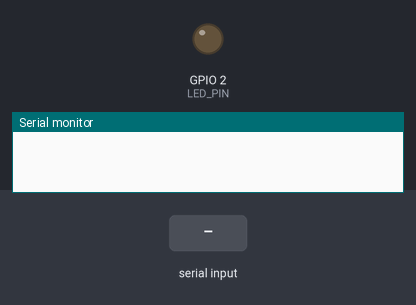
A sketch run on a simulated ESP32. On the bench: output pins drawn as LEDs (lit = HIGH), the last lines printed to the serial monitor. The inputs (shaded band) are chosen by the test bench. No radio packets arrive unless stated.

Above: at 0.0 s.
At 1.3 s:
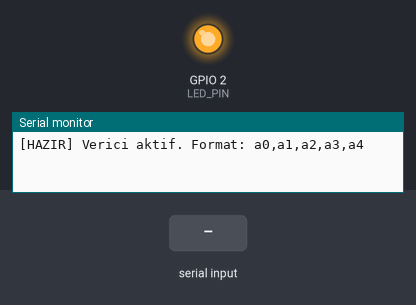
1.4 s: "90,45,200,10,150\n" received over Serial
At 1.8 s:
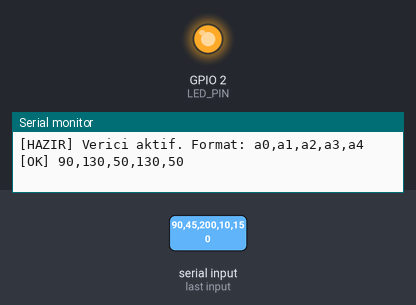
2.9 s: "90,45\n" received over Serial
4.4 s: "0\n" received over Serial
Timing chart, 0 to 7.4 s (numbered marks = the images above; inputs shaded):
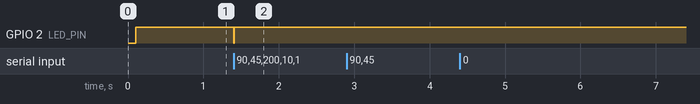

Measured:
- after the input at 1.4 s, GPIO 2 (LED_PIN): HIGH → LOW at once, → HIGH 0.01 s later

The sketch:

camera.transmitter.ino
```cpp
#include <SPI.h>
#include <nRF24L01.h>
#include <RF24.h>

#define CE_PIN  4
#define CSN_PIN 5
#define LED_PIN 2

RF24 radio(CE_PIN, CSN_PIN);
const byte address[6] = "00001";

// Gönderilecek payload — alıcı uint8_t[5] bekliyor
uint8_t payload[5] = {90, 90, 90, 90, 90};

// Son gönderilen değerler (verici tarafında yumuşatma)
uint8_t lastSent[5]    = {90, 90, 90, 90, 90};

// Verici tarafında maksimum adım sınırı (her gönderimde max bu kadar değişir)
// Python zaten yumuşatıyor, bu ek güvenlik katmanı
#define MAX_STEP 40

void setup() {
  Serial.begin(115200);
  pinMode(LED_PIN, OUTPUT);

  SPI.begin(18, 19, 23, CSN_PIN);
  delay(100);

  if (!radio.begin()) {
    Serial.println("[HATA] nRF24L01 baslatilamadi!");
    while (true) {
      digitalWrite(LED_PIN, HIGH); delay(150);
      digitalWrite(LED_PIN, LOW);  delay(150);
    }
  }

  radio.setPALevel(RF24_PA_MAX);
  radio.setDataRate(RF24_2MBPS);
  radio.setRetries(1, 3);
  radio.openWritingPipe(address);
  radio.stopListening();

  digitalWrite(LED_PIN, HIGH);
  Serial.println("[HAZIR] Verici aktif. Format: a0,a1,a2,a3,a4");
}

void loop() {
  if (Serial.available() > 0) {
    String incoming = Serial.readStringUntil('\n');
    incoming.trim();
    if (incoming.length() == 0) return;

    int vals[5];
    if (sscanf(incoming.c_str(), "%d,%d,%d,%d,%d",
        &vals[0], &vals[1], &vals[2], &vals[3], &vals[4]) == 5) {

      for (int i = 0; i < 5; i++) {
        // 1) 0-180 kısıtı
        int v = constrain(vals[i], 0, 180);

        // 2) YÖN TERSİNE ÇEVİR — el kapandığında servo kapansın
        v = 180 - v;

        // 3) Rate limiting — ani sıçramaları önle
        int delta = v - (int)lastSent[i];
        if (delta >  MAX_STEP) v = lastSent[i] + MAX_STEP;
        if (delta < -MAX_STEP) v = lastSent[i] - MAX_STEP;

        payload[i]  = (uint8_t)constrain(v, 0, 180);
        lastSent[i] = payload[i];
      }

      bool ok = radio.write(&payload, sizeof(payload));

      if (ok) {
        Serial.printf("[OK] %d,%d,%d,%d,%d\n",
          payload[0], payload[1], payload[2], payload[3], payload[4]);
        digitalWrite(LED_PIN, LOW);  delay(10);
        digitalWrite(LED_PIN, HIGH);
      } else {
        Serial.println("[WARN] Gonderim basarisiz");
      }
    } else {
      Serial.printf("[WARN] Gecersiz format: '%s'\n", incoming.c_str());
    }
  }
}
```
